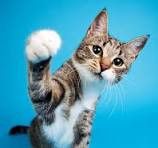
#> input picture download.png, 158 x 148 px
$ python openCV.py
#> lines starting #> are read from the running program, lines starting #| are printed output that depends on the picture
import cv2
import time

# [10 lines of commented-out code are left out]


img2 = cv2.imread("download.png")
#> img2 is the input picture: shape (148, 158, 3); mean B, G, R 186.1, 160.5, 74

new_img = cv2.cvtColor(img2,cv2.COLOR_RGB2BGR)

gray = cv2.imread("download.png",cv2.IMREAD_GRAYSCALE)
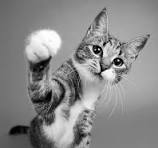
#> gray: shape (148, 158); min 0, max 255, mean 137.6

cv2.imshow(" RGB to BGR error img cat img",new_img)
cv2.imshow("Gray cat img",gray)
cv2.imshow("cat img",img2)

cv2.waitKey(0)

cv2.destroyAllWindows()
